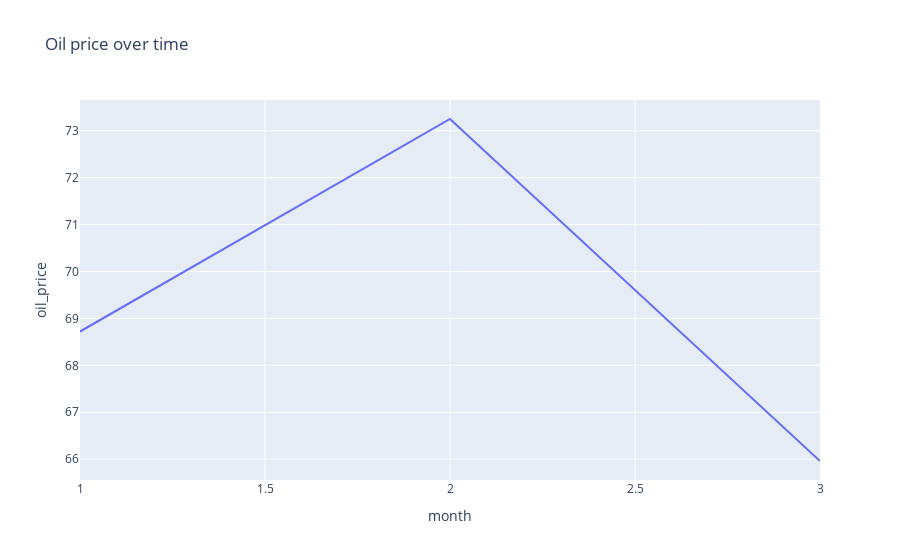
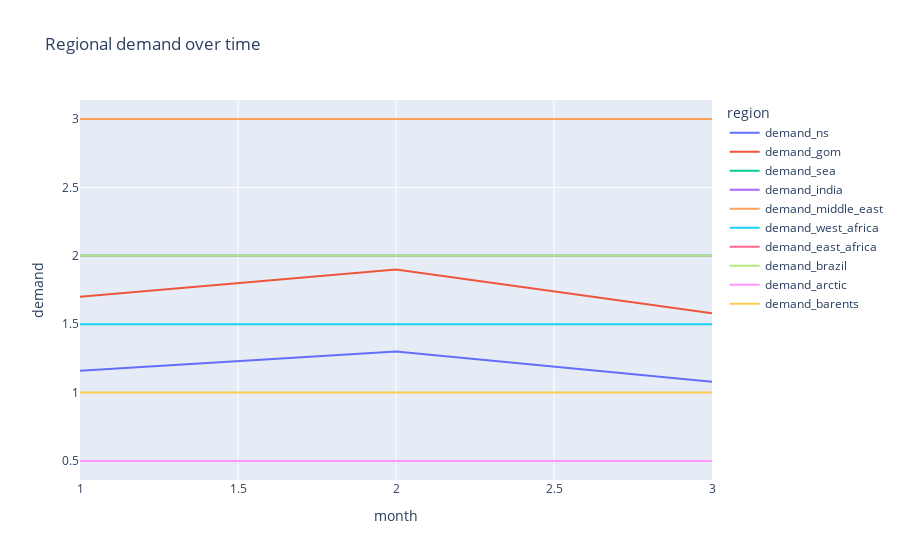
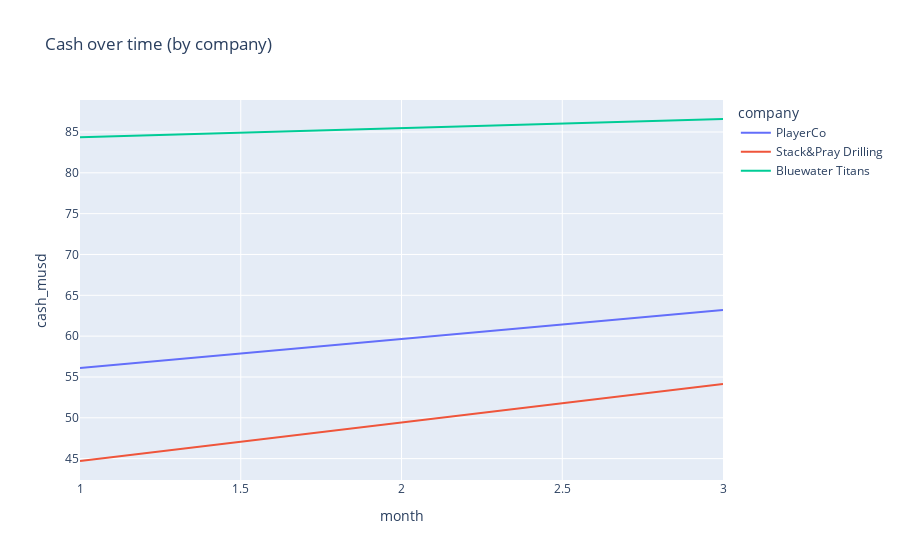
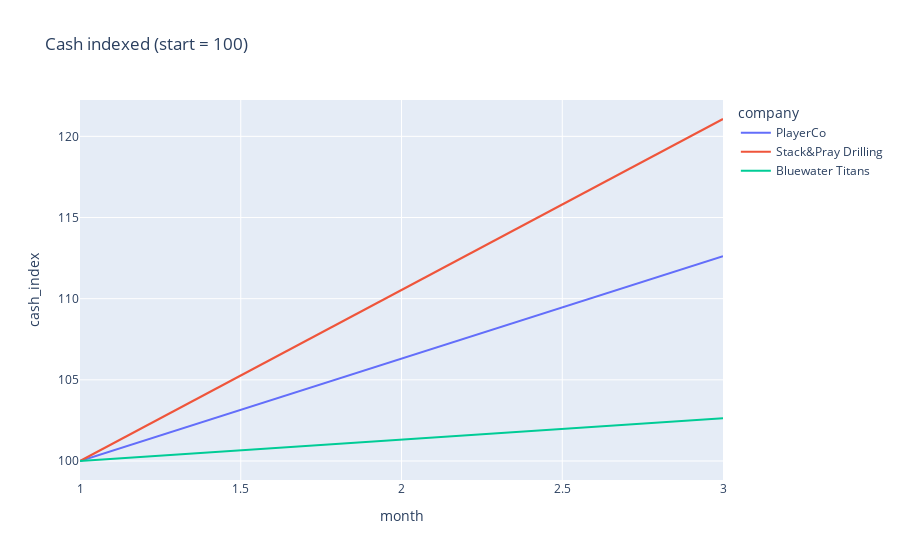

The cell these charts' notebook holds for them, in order:
### Code cell
# Ensure types
df["month"] = df["month"].astype(int)
# Numeric conversion for safekeeping
numeric_cols = ["oil_price", "cash_musd", "steel_price", "steel_demand"]
demand_cols = [c for c in df.columns if c.startswith("demand_")]
for c in numeric_cols + demand_cols:
    if c in df.columns:
        df[c] = pd.to_numeric(df[c], errors="coerce")

# Derived metrics
df["rigs_total"] = df["rigs_active"] + df["rigs_warm"] + df["rigs_cold"]
df["utilisation"] = np.where(df["rigs_total"] > 0, df["rigs_active"] / df["rigs_total"], np.nan)

# Market table (unique per month)
market_cols = ["month"] + numeric_cols + demand_cols
market = (
    df[[c for c in market_cols if c in df.columns]]
    .drop_duplicates()
    .sort_values("month")
)

# Latest snapshot per company
latest = df.sort_values("month").groupby("company").tail(1).sort_values("cash_musd", ascending=False)

# ================
# CHARTS
# ================

# 1) Oil price over time
fig = px.line(market, x="month", y="oil_price", title="Oil price over time")
fig.show()

# 2) Demand over time (all regions)
m2 = market.melt(id_vars=["month"], value_vars=demand_cols, var_name="region", value_name="demand")
fig = px.line(m2, x="month", y="demand", color="region", title="Regional demand over time")
fig.show()

# 3) Company cash over time
fig = px.line(df, x="month", y="cash_musd", color="company", title="Cash over time (by company)")
fig.show()

# 4) Cash indexed to 100 at first month (growth view)
base = df.sort_values("month").groupby("company").first().reset_index()[["company", "cash_musd"]].rename(columns={"cash_musd": "cash0"})
df_idx = df.merge(base, on="company", how="left")
df_idx["cash_index"] = 100 * df_idx["cash_musd"] / df_idx["cash0"]
fig = px.line(df_idx, x="month", y="cash_index", color="company", title="Cash indexed (start = 100)")
fig.show()

# 5) Utilisation over time
fig = px.line(df, x="month", y="utilisation", color="company", title="Utilisation over time (active / total rigs)")
fig.update_yaxes(tickformat=".0%")
fig.show()

# 6) Fleet state counts over time (stacked area per company)
long_rigs = df.melt(
    id_vars=["month", "company"],
    value_vars=["rigs_active", "rigs_warm", "rigs_cold"],
    var_name="state",
    value_name="count",
)
fig = px.area(
    long_rigs,
    x="month",
    y="count",
    color="state",
    facet_row="company",
    title="Fleet state over time (stacked, per company)",
)
fig.for_each_annotation(lambda a: a.update(text=a.text.split("=")[-1]))
fig.show()

# 7) End-of-sim cash bar chart
fig = px.bar(latest, x="company", y="cash_musd", title="End-of-sim cash ($m) by company")
fig.show()

# 8) Scatter: oil price vs demand (North Sea)
if "demand_ns" in market.columns:
    fig = px.scatter(market, x="oil_price", y="demand_ns", title="Oil price vs Demand (North Sea)", trendline="ols")
    fig.show()
if "demand_gom" in market.columns:
    fig = px.scatter(market, x="oil_price", y="demand_gom", title="Oil price vs Demand (GOM)", trendline="ols")
    fig.show()

# 9) Scatter: demand vs cash (per company)
if "demand_gom" in df.columns:
    fig = px.scatter(
        df,
        x="demand_gom",
        y="cash_musd",
        color="company",
        title="Cash vs Demand (GOM) by company",
    )
    fig.show()

# 10) Heatmap: cash by company & month
pivot_cash = df.pivot_table(index="company", columns="month", values="cash_musd", aggfunc="mean")
fig = px.imshow(
    pivot_cash,
    aspect="auto",
    title="Heatmap: cash ($m) by company (rows) and month (columns)",
)
fig.show()

# 11) Rolling volatility of oil (3-month rolling std)
market2 = market.copy()
market2["oil_roll_std_3"] = market2["oil_price"].rolling(3).std()
fig = px.line(market2, x="month", y="oil_roll_std_3", title="Oil price volatility (3-month rolling std)")
fig.show()

# 12) Rolling cash change (delta) per company
df_delta = df.sort_values(["company", "month"]).copy()
df_delta["cash_delta"] = df_delta.groupby("company")["cash_musd"].diff()
fig = px.line(df_delta, x="month", y="cash_delta", color="company", title="Monthly cash change ($m)")
fig.show()

# 13) Distribution: monthly cash change
fig = px.histogram(df_delta.dropna(subset=["cash_delta"]), x="cash_delta", color="company", barmode="overlay",
                   title="Distribution of monthly cash changes ($m)")
fig.show()

# 14) Rank over time: who’s leading in cash?
ranks = df.copy()
ranks["rank"] = ranks.groupby("month")["cash_musd"].rank(ascending=False, method="dense")
fig = px.line(ranks, x="month", y="rank", color="company", title="Cash rank over time (1 = richest)")
fig.update_yaxes(autorange="reversed", dtick=1)
fig.show()

print("✅ Loaded rows:", len(df))
print("✅ Companies:", df['company'].nunique())
print("✅ Months:", df['month'].nunique())

### Figure 1 — Plotly figure (JSON) as saved in the notebook; plotly's stock layout.template omitted (floating-point values rounded to 4 significant figures)
{"data": [{"hovertemplate": "month=%{x}<br>oil_price=%{y}<extra></extra>", "legendgroup": "", "line": {"color": "#636efa", "dash": "solid"}, "marker": {"symbol": "circle"}, "mode": "lines", "name": "", "orientation": "v", "showlegend": false, "type": "scatter", "x": [1, 1, 1, 2, 2, 2, 3, 3, 3], "xaxis": "x", "y": [68.72, 68.72, 68.72, 73.25, 73.25, 73.25, 65.96, 65.96, 65.96], "yaxis": "y"}], "layout": {"legend": {"tracegroupgap": 0}, "title": {"text": "Oil price over time"}, "xaxis": {"anchor": "y", "domain": [0, 1], "title": {"text": "month"}}, "yaxis": {"anchor": "x", "domain": [0, 1], "title": {"text": "oil_price"}}}}

### Figure 2 — Plotly figure (JSON) as saved in the notebook; plotly's stock layout.template omitted (floating-point values rounded to 4 significant figures)
{"data": [{"hovertemplate": "region=demand_ns<br>month=%{x}<br>demand=%{y}<extra></extra>", "legendgroup": "demand_ns", "line": {"color": "#636efa", "dash": "solid"}, "marker": {"symbol": "circle"}, "mode": "lines", "name": "demand_ns", "orientation": "v", "showlegend": true, "type": "scatter", "x": [1, 1, 1, 2, 2, 2, 3, 3, 3], "xaxis": "x", "y": [1.16, 1.16, 1.16, 1.3, 1.3, 1.3, 1.08, 1.08, 1.08], "yaxis": "y"}, {"hovertemplate": "region=demand_gom<br>month=%{x}<br>demand=%{y}<extra></extra>", "legendgroup": "demand_gom", "line": {"color": "#EF553B", "dash": "solid"}, "marker": {"symbol": "circle"}, "mode": "lines", "name": "demand_gom", "orientation": "v", "showlegend": true, "type": "scatter", "x": [1, 1, 1, 2, 2, 2, 3, 3, 3], "xaxis": "x", "y": [1.7, 1.7, 1.7, 1.9, 1.9, 1.9, 1.58, 1.58, 1.58], "yaxis": "y"}, {"hovertemplate": "region=demand_sea<br>month=%{x}<br>demand=%{y}<extra></extra>", "legendgroup": "demand_sea", "line": {"color": "#00cc96", "dash": "solid"}, "marker": {"symbol": "circle"}, "mode": "lines", "name": "demand_sea", "orientation": "v", "showlegend": true, "type": "scatter", "x": [1, 1, 1, 2, 2, 2, 3, 3, 3], "xaxis": "x", "y": [2.0, 2.0, 2.0, 2.0, 2.0, 2.0, 2.0, 2.0, 2.0], "yaxis": "y"}, {"hovertemplate": "region=demand_india<br>month=%{x}<br>demand=%{y}<extra></extra>", "legendgroup": "demand_india", "line": {"color": "#ab63fa", "dash": "solid"}, "marker": {"symbol": "circle"}, "mode": "lines", "name": "demand_india", "orientation": "v", "showlegend": true, "type": "scatter", "x": [1, 1, 1, 2, 2, 2, 3, 3, 3], "xaxis": "x", "y": [2.0, 2.0, 2.0, 2.0, 2.0, 2.0, 2.0, 2.0, 2.0], "yaxis": "y"}, {"hovertemplate": "region=demand_middle_east<br>month=%{x}<br>demand=%{y}<extra></extra>", "legendgroup": "demand_middle_east", "line": {"color": "#FFA15A", "dash": "solid"}, "marker": {"symbol": "circle"}, "mode": "lines", "name": "demand_middle_east", "orientation": "v", "showlegend": true, "type": "scatter", "x": [1, 1, 1, 2, 2, 2, 3, 3, 3], "xaxis": "x", "y": [3.0, 3.0, 3.0, 3.0, 3.0, 3.0, 3.0, 3.0, 3.0], "yaxis": "y"}, {"hovertemplate": "region=demand_west_africa<br>month=%{x}<br>demand=%{y}<extra></extra>", "legendgroup": "demand_west_africa", "line": {"color": "#19d3f3", "dash": "solid"}, "marker": {"symbol": "circle"}, "mode": "lines", "name": "demand_west_africa", "orientation": "v", "showlegend": true, "type": "scatter", "x": [1, 1, 1, 2, 2, 2, 3, 3, 3], "xaxis": "x", "y": [1.5, 1.5, 1.5, 1.5, 1.5, 1.5, 1.5, 1.5, 1.5], "yaxis": "y"}, {"hovertemplate": "region=demand_east_africa<br>month=%{x}<br>demand=%{y}<extra></extra>", "legendgroup": "demand_east_africa", "line": {"color": "#FF6692", "dash": "solid"}, "marker": {"symbol": "circle"}, "mode": "lines", "name": "demand_east_africa", "orientation": "v", "showlegend": true, "type": "scatter", "x": [1, 1, 1, 2, 2, 2, 3, 3, 3], "xaxis": "x", "y": [0.5, 0.5, 0.5, 0.5, 0.5, 0.5, 0.5, 0.5, 0.5], "yaxis": "y"}, {"hovertemplate": "region=demand_brazil<br>month=%{x}<br>demand=%{y}<extra></extra>", "legendgroup": "demand_brazil", "line": {"color": "#B6E880", "dash": "solid"}, "marker": {"symbol": "circle"}, "mode": "lines", "name": "demand_brazil", "orientation": "v", "showlegend": true, "type": "scatter", "x": [1, 1, 1, 2, 2, 2, 3, 3, 3], "xaxis": "x", "y": [2.0, 2.0, 2.0, 2.0, 2.0, 2.0, 2.0, 2.0, 2.0], "yaxis": "y"}, {"hovertemplate": "region=demand_arctic<br>month=%{x}<br>demand=%{y}<extra></extra>", "legendgroup": "demand_arctic", "line": {"color": "#FF97FF", "dash": "solid"}, "marker": {"symbol": "circle"}, "mode": "lines", "name": "demand_arctic", "orientation": "v", "showlegend": true, "type": "scatter", "x": [1, 1, 1, 2, 2, 2, 3, 3, 3], "xaxis": "x", "y": [0.5, 0.5, 0.5, 0.5, 0.5, 0.5, 0.5, 0.5, 0.5], "yaxis": "y"}, {"hovertemplate": "region=demand_barents<br>month=%{x}<br>demand=%{y}<extra></extra>", "legendgroup": "demand_barents", "line": {"color": "#FECB52", "dash": "solid"}, "marker": {"symbol": "circle"}, "mode": "lines", "name": "demand_barents", "orientation": "v", "showlegend": true, "type": "scatter", "x": [1, 1, 1, 2, 2, 2, 3, 3, 3], "xaxis": "x", "y": [1.0, 1.0, 1.0, 1.0, 1.0, 1.0, 1.0, 1.0, 1.0], "yaxis": "y"}], "layout": {"legend": {"title": {"text": "region"}, "tracegroupgap": 0}, "title": {"text": "Regional demand over time"}, "xaxis": {"anchor": "y", "domain": [0, 1], "title": {"text": "month"}}, "yaxis": {"anchor": "x", "domain": [0, 1], "title": {"text": "demand"}}}}

### Figure 3 — Plotly figure (JSON) as saved in the notebook; plotly's stock layout.template omitted (floating-point values rounded to 4 significant figures)
{"data": [{"hovertemplate": "company=PlayerCo<br>month=%{x}<br>cash_musd=%{y}<extra></extra>", "legendgroup": "PlayerCo", "line": {"color": "#636efa", "dash": "solid"}, "marker": {"symbol": "circle"}, "mode": "lines", "name": "PlayerCo", "orientation": "v", "showlegend": true, "type": "scatter", "x": [1, 2, 3], "xaxis": "x", "y": [56.11, 59.65, 63.19], "yaxis": "y"}, {"hovertemplate": "company=Stack&Pray Drilling<br>month=%{x}<br>cash_musd=%{y}<extra></extra>", "legendgroup": "Stack&Pray Drilling", "line": {"color": "#EF553B", "dash": "solid"}, "marker": {"symbol": "circle"}, "mode": "lines", "name": "Stack&Pray Drilling", "orientation": "v", "showlegend": true, "type": "scatter", "x": [1, 2, 3], "xaxis": "x", "y": [44.71, 49.42, 54.13], "yaxis": "y"}, {"hovertemplate": "company=Bluewater Titans<br>month=%{x}<br>cash_musd=%{y}<extra></extra>", "legendgroup": "Bluewater Titans", "line": {"color": "#00cc96", "dash": "solid"}, "marker": {"symbol": "circle"}, "mode": "lines", "name": "Bluewater Titans", "orientation": "v", "showlegend": true, "type": "scatter", "x": [1, 2, 3], "xaxis": "x", "y": [84.37, 85.48, 86.59], "yaxis": "y"}], "layout": {"legend": {"title": {"text": "company"}, "tracegroupgap": 0}, "title": {"text": "Cash over time (by company)"}, "xaxis": {"anchor": "y", "domain": [0, 1], "title": {"text": "month"}}, "yaxis": {"anchor": "x", "domain": [0, 1], "title": {"text": "cash_musd"}}}}

### Figure 4 — Plotly figure (JSON) as saved in the notebook; plotly's stock layout.template omitted (floating-point values rounded to 4 significant figures)
{"data": [{"hovertemplate": "company=PlayerCo<br>month=%{x}<br>cash_index=%{y}<extra></extra>", "legendgroup": "PlayerCo", "line": {"color": "#636efa", "dash": "solid"}, "marker": {"symbol": "circle"}, "mode": "lines", "name": "PlayerCo", "orientation": "v", "showlegend": true, "type": "scatter", "x": [1, 2, 3], "xaxis": "x", "y": [100.0, 106.3, 112.6], "yaxis": "y"}, {"hovertemplate": "company=Stack&Pray Drilling<br>month=%{x}<br>cash_index=%{y}<extra></extra>", "legendgroup": "Stack&Pray Drilling", "line": {"color": "#EF553B", "dash": "solid"}, "marker": {"symbol": "circle"}, "mode": "lines", "name": "Stack&Pray Drilling", "orientation": "v", "showlegend": true, "type": "scatter", "x": [1, 2, 3], "xaxis": "x", "y": [100.0, 110.5, 121.1], "yaxis": "y"}, {"hovertemplate": "company=Bluewater Titans<br>month=%{x}<br>cash_index=%{y}<extra></extra>", "legendgroup": "Bluewater Titans", "line": {"color": "#00cc96", "dash": "solid"}, "marker": {"symbol": "circle"}, "mode": "lines", "name": "Bluewater Titans", "orientation": "v", "showlegend": true, "type": "scatter", "x": [1, 2, 3], "xaxis": "x", "y": [100.0, 101.3, 102.6], "yaxis": "y"}], "layout": {"legend": {"title": {"text": "company"}, "tracegroupgap": 0}, "title": {"text": "Cash indexed (start = 100)"}, "xaxis": {"anchor": "y", "domain": [0, 1], "title": {"text": "month"}}, "yaxis": {"anchor": "x", "domain": [0, 1], "title": {"text": "cash_index"}}}}
